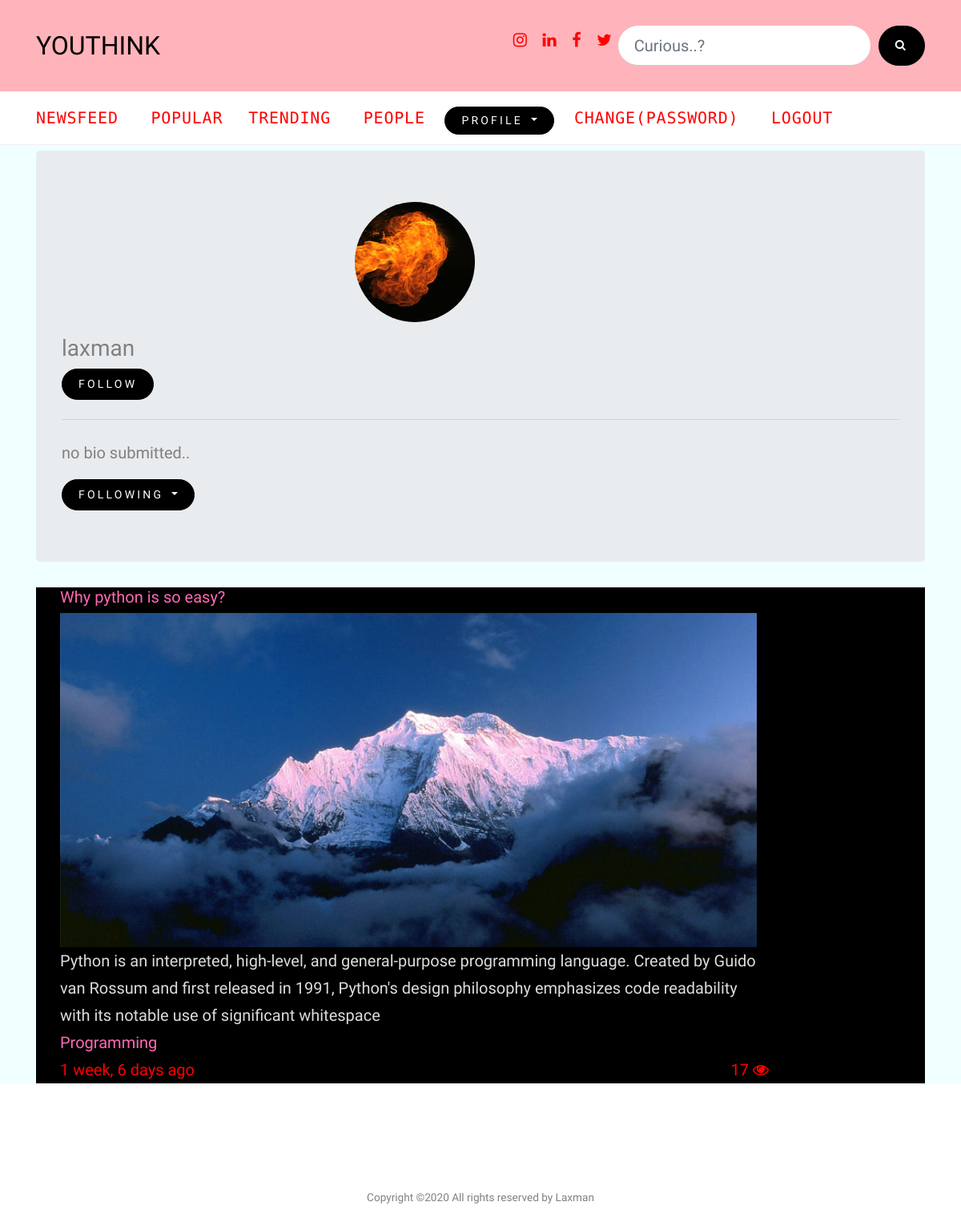
The page /1 (signed in) on the database its author committed.
### User/models.py (models this page shows, shortened)
class Profile(models.Model):
    user = models.OneToOneField(User,on_delete=models.CASCADE)
    following = models.ManyToManyField(User,related_name='following',blank = True)
    bio = models.TextField(default='no bio submitted..')
    photo = models.ImageField(upload_to= 'Profile_pic', blank = True)
    updated = models.DateTimeField(auto_now=True)
    created = models.DateTimeField(auto_now_add=True)
    def profiles_posts(self):
        return self.post_set.all()
    class Meta:
        ordering = ('-created',)

### Blog/models.py (models this page shows, shortened)
class Post(models.Model):
    title = models.CharField(max_length = 50)
    overview = models.TextField()
    time_upload = models.DateTimeField(auto_now_add=True)
    time_updated = models.DateTimeField(auto_now=True)
    Author = models.ForeignKey(Profile, on_delete=models.CASCADE)
    thumbnail = models.ImageField(upload_to= 'thumbnail')
    categories = models.ManyToManyField(Categories, blank = True)
    view = models.IntegerField(default = 0)
    class Meta:
        ordering =['-time_upload']

class Categories(models.Model):
    title = models.CharField(max_length=50)

### User/views.py (the view)
# urls.py: path('<pk>', views.ProfileDetailView.as_view(), name='profile-detail'),
class ProfileDetailView(DetailView):
    model = Profile
    template_name = 'User/profile.html'
    context_object_name = 'profiles'
    def get_object(self, **kwargs):
        pk = self.kwargs.get('pk')
        view_profile = Profile.objects.get(pk=pk)
        return view_profile
    def get_context_data(self, **kwargs):
        context = super().get_context_data(**kwargs)
        view_profile = self.get_object()
        my_profile = Profile.objects.get(user=self.request.user)
        if view_profile.user in my_profile.following.all():
            follow = True
        else:
            follow = False
        context['follow'] = follow
        return context

### User/templates/User/profile.html (shortened to what this page needs)
<!DOCTYPE html>
{% extends 'User/base.html' %}
{% load static %}
{% block content %}
<div class="container">
  <div class="jumbotron">
    <div style="display: inline-block;
  position: relative;
  width: 150px;
  height: 150px;
  overflow: hidden;
  border-radius: 50%;
  left:35%">
      <img src="{{profiles.photo.url}}" style=" width: auto;
  height: 100%;
  margin-left: -50px;
  ">
    </div>
    <h1 class="display-4" style="background:#FFA500">
      <h3>{{profiles.user.username}}</h3>
      {% if follow %}
      <form class="" action='{% url 'back' %}' method="POST">
        {% csrf_token %}
        <input type="hidden" name="profile_pk" value={{profiles.pk}}>
        <button type="submit" class="btn btn-primary btn-lg" >unfollow</button>
      </form>
      {% else %}
      <form class="" action='{% url 'back' %}' method="POST">
      <button type="submit" class="btn btn-primary btn-lg" >follow</button>
      {% endif %}
      </form>
    </h1>
    <hr class="my-4">
    <p class="lead">{{profiles.bio}}</p>
    <div class="btn-group">
  <button type="button" class="btn btn-warning btn-lg dropdown-toggle" data-toggle="dropdown" aria-haspopup="true" aria-expanded="false">
    Following
  </button>
  </div>
</div>
  {% for trends in profiles.profiles_posts %}
  <div class="container" style="background-color:#000000;">
    <div class="col-lg-10">
      <div class="trend-entry d-flex style=" background-color:#F0FFFF">
        <div class="trend-contents">
          <h2><a href="#" style="font-size:20px;color:#FF69B4">{{trends.title}}</a></h2>
          <a href="post-single.html"><img src="{{trends.thumbnail.url}}" alt="Image" class="img-fluid"></a>
          <a href='#' style="font-size:20px;color:#DCDCDC;">{{trends.overview}}</a>
          <div class="post-meta">
            <span class="d-block">
              {% for cat in trends.categories.all %}
              <a href="#" style="font-size:20px;color:#FF69B4">{{cat.title}}</a>
              {% endfor %}
            </span>
            <span class="date-read" style="font-size:20px;color:red">{{trends.time_upload|timesince}} ago
            </span>
            <span style="font-size:20px;color:red;position:absolute;
    bottom:0;
    right:0;">{{trends.view}}
              <i class="fa fa-eye" ;></i>
            </span>
          </div>
        </div>
      </div>
    </div>
  </div>
  {% endfor %}
</div>
{% endblock %}

### static/css/style.css (style rules this page uses)
html { overflow-x: hidden; }
body { line-height: 1.7; color: gray; font-weight: 300; font-size: .9rem; }
a { -webkit-transition: .3s all ease; -o-transition: .3s all ease; transition: .3s all ease; }
h1, h2, h3, h4, h5, .h1, .h2, .h3, .h4, .h5 { font-family: "Cabin", -apple-system, BlinkMacSystemFont, "Segoe UI", Roboto, "Helvetica Neue", Arial, sans-serif, "Apple Color Emoji", "Segoe UI Emoji", "Segoe UI Symbol", "Noto Color Emoji"; }
.btn { text-transform: uppercase; font-size: 14px; letter-spacing: .2rem; font-family: "Cabin", -apple-system, BlinkMacSystemFont, "Segoe UI", Roboto, "Helvetica Neue", Arial, sans-serif, "Apple Color Emoji", "Segoe UI Emoji", "Segoe UI Symbol", "Noto Color Emoji"; }
.post-meta { font-size: .8rem; }
.post-meta a { color: #000; }
.date-read { color: #b4b4b4; }
.trend-entry { margin-bottom: 30px; }
.trend-entry .trend-contents h2 { font-size: 18px; }
.trend-entry .trend-contents h2 a { color: #000; }
.btn { border-radius: 30px; background: #000; padding-left: 20px; padding-right: 20px; border-color: #000; color: #fff; }

### rows shown on the page
Profile: photo (picture), user.username "laxman", bio "no bio submitted.."
Post: title "Why python is so easy?", thumbnail (picture), overview "Python is an interpreted, high-level, and general-purpose programming language. Created by Guido van Rossum and first released in 1991, Python's design philosophy emphasizes code readability with its notable use of significant whitespace", time_upload "1 week, 6 days", view "17"
Categories: title "Programming"
